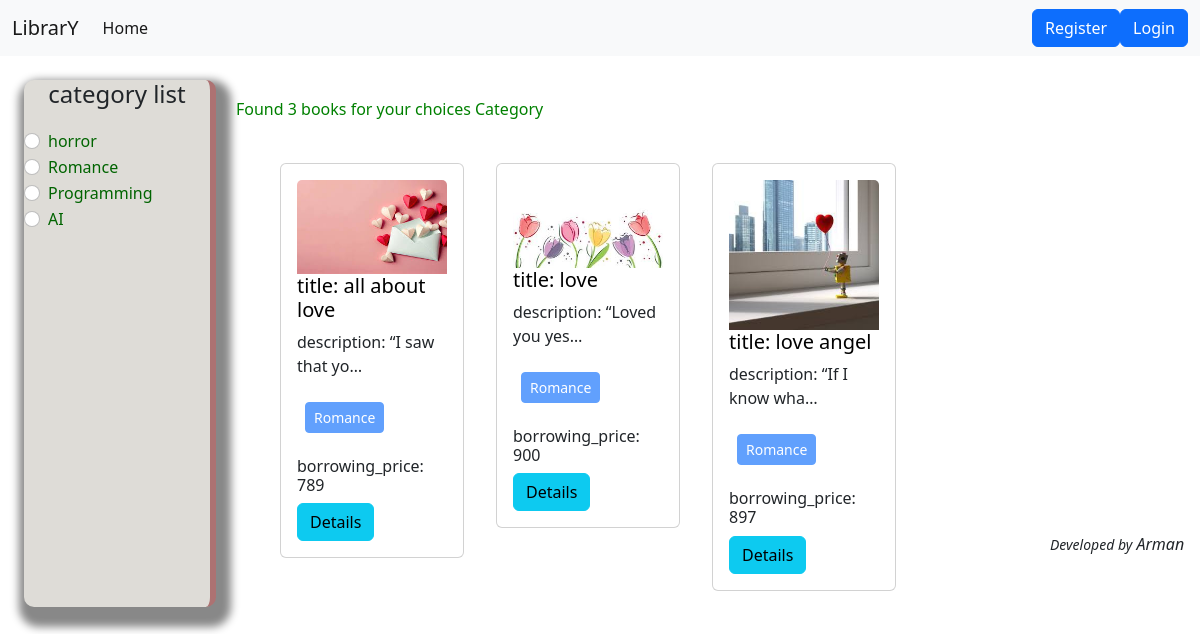
Page /books/category/romance on the committed database.
### books/models.py (models this page shows, shortened)
class Category(models.Model):
    name=models.CharField(max_length=100)
    slug=models.SlugField(max_length=100,unique=True,null=True,blank=True)

class Books(models.Model):
    title=models.CharField(max_length=50)
    content=models.TextField()
    category=models.ManyToManyField(Category)
    image=models.ImageField(upload_to='upload/',blank=True,null=True)
    borrowing_price=models.IntegerField()

### books/views.py (the view)
# urls.py: path('category/<slug:category_slug>',views.book,name='category_wise_book'),
def book(request,category_slug=None):
    data= Books.objects.all()
    if category_slug is not None:
        category=get_object_or_404(Category,slug=category_slug)
        data=Books.objects.filter(category=category)
    categories=Category.objects.all()
    return render(request,'Bookpage.html',{'data':data,'category':categories})

### books/templates/Bookpage.html (shortened to what this page needs)
{% extends "base.html" %}
{% block content %}
<div class="d-flex flex-wrap p-4">
  <div class="col-2"
    style="background-color:rgb(222, 220, 215); border-radius: 10px; border-right: 6px solid rgb(173, 114, 114); box-shadow: 5px 10px 8px 10px #888888;">
    <h4 style="text-align: center;margin-bottom: 20px;">category list</h4>
    {% for cat in category %}
    <div class="form-check">
      <input class="form-check-input" type="radio" name="category" id="{{cat.id}}">
      <label class="form-check-label" for="{{cat.id}}">
        <a href="{% url 'category_wise_book' cat.slug %}"
          style="text-decoration: none; margin-bottom: 100px; color:darkgreen;">{{cat.name}}</a>
      </label>
    </div>
    {% endfor %}
  </div>
  <div class="col-10">
    <h6 style="padding: 20px; color: green;">Found {{ data | length }} books for your choices Category</h6>
    <div class="d-flex flex-wrap  px-5 ">
      {% for post in data %}
      <div class="col-sm-3 p-3">
        <div  class="card">
          <div  class="card-body">
            <img style="width: 100%" src="{{post.image.url}}" class="card-img-top" alt="image">
            <h5 class="card-title"><a
                style="text-decoration: none ;color: black;">title: {{post.title}}</a></h5>
            <p class="card-text">description: {{post.content | truncatechars:15}}</p>
            <p> {% for cat in post.category.all %}
              <button class="btn btn-primary btn-sm m-2" disabled> {{cat.name}}</button>
              {% endfor %}
            </p>
            <h6>borrowing_price: {{post.borrowing_price}}</h6>
            <a class="btn btn-info" type="button" href="{% url 'details' post.id %}">Details</a>
          </div>
        </div>
      </div>
      {% endfor %}
    </div>
  </div>
</div>
{% endblock content %}

### rows in the picture
Category: name "horror"
Category: name "Romance"
Category: name "Programming"
Category: name "AI"
Books: image (picture), title "all about love", content "“I saw that yo…", borrowing_price "789"
Books: image (picture), title "love", content "“Loved you yes…", borrowing_price "900"
Books: image (picture), title "love angel", content "“If I know wha…", borrowing_price "897"

### other values in the picture
{{ data | length }} "3"
